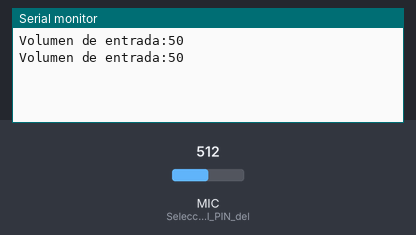
A sketch run on a simulated Seeed Wio Terminal. Parts: the last lines printed to the serial monitor. Inputs (shaded band) come from the test bench; at power-on: MIC (Seleccionamos_el_PIN_del) = 512.

Above: at 1.8 s.
1.9 s: MIC (Seleccionamos_el_PIN_del) set to 716
At 2.8 s:
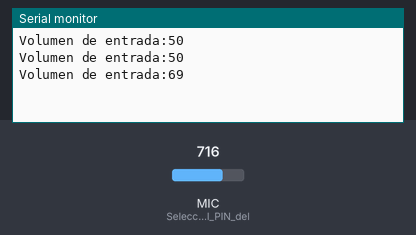
3.4 s: MIC (Seleccionamos_el_PIN_del) set to 900
At 4.5 s:
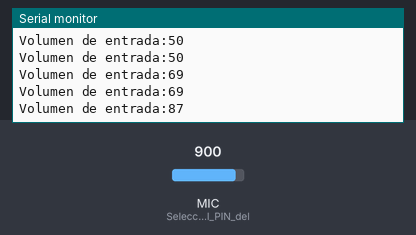
Timing chart, 0 to 6.4 s (numbered marks = the images above; inputs shaded):
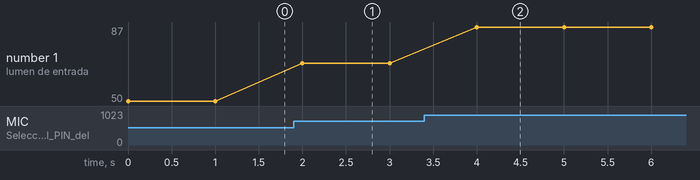

Measured:
- after the input at 1.9 s, the serial monitor: prints a new line after 0.10 s (image 1)
- after the input at 3.4 s, the serial monitor: prints a new line after 0.60 s (image 2)
- plotted number 1: 50 → 69 after the input at 1.9 s, 69 → 87 after the input at 3.4 s

The sketch:

23_microfono.ino
```cpp
void setup() {
  pinMode(WIO_MIC, INPUT); // Seleccionamos el PIN del Microfono y lo marcamos como dispositivo de entrada
  Serial.begin(115200); // Marcamos la velocidad de transmisión de datos
}

void loop() {
  int val = analogRead(WIO_MIC); // Damos el valor del sensor a una variable
  Serial.println("Volumen de entrada:" + String((val*100)/1024)); // Imprimimos el valor de la lectura en una escala del 0 al 100
  delay(1000); // Hacemos una pausa de 1000 milisegundos (1 segundo)
}
```
